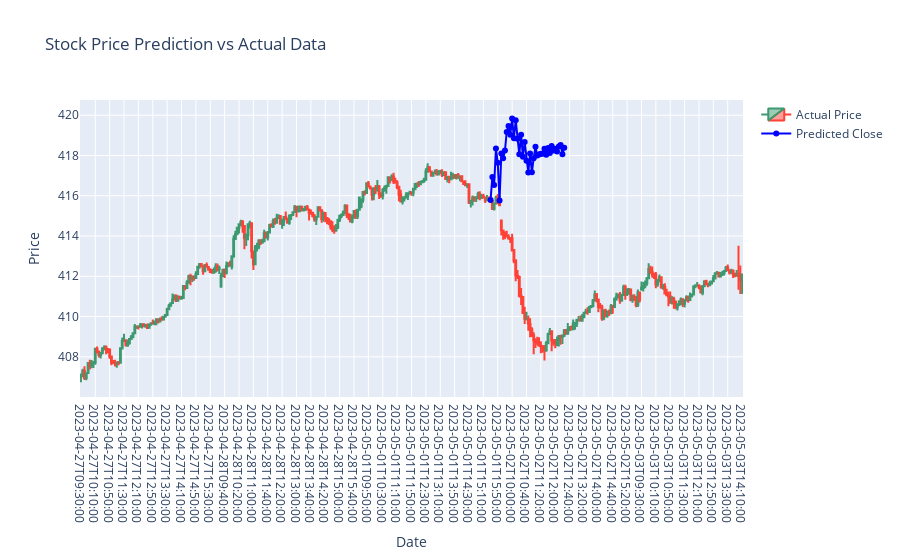

This figure's notebook cell:
### Code cell
fig = go.Figure()

fig.add_trace(go.Candlestick(
    x=actual_data["Date"],
    open=actual_data["Open"],
    high=actual_data["High"],
    low=actual_data["Low"],
    close=actual_data["Close"],
    name="Actual Price"
))

# Overlay the Predicted Close Prices as a Red Line
fig.add_trace(go.Scatter(
    x=actual_next_predicted["Date"],
    y=predicted_stock_price["Close"],
    mode='lines+markers',
    name="Predicted Close",
    line=dict(color='blue', width=2)  # Red line for predictions
))

# Layout Settings
fig.update_layout(
    title="Stock Price Prediction vs Actual Data",
    xaxis_title="Date",
    yaxis_title="Price",
    xaxis_rangeslider_visible=False,
    yaxis=dict(fixedrange=False), 
    xaxis=dict(type='category')
)

# Show the chart
fig.show()

### Figure 1 — Plotly figure (JSON) as saved in the notebook; plotly's stock layout.template omitted (floating-point values rounded to 4 significant figures; data arrays with more than 128 entries replaced by an {"elided": "..."} marker saying what was removed)
{"data": [{"close": {"elided": "369 float values"}, "high": {"elided": "369 float values"}, "low": {"elided": "369 float values"}, "name": "Actual Price", "open": {"elided": "369 float values"}, "type": "candlestick", "x": {"elided": "369 str values"}}, {"line": {"color": "blue", "width": 2}, "mode": "lines+markers", "name": "Predicted Close", "type": "scatter", "x": ["2023-05-01T15:30:00", "2023-05-01T15:35:00", "2023-05-01T15:40:00", "2023-05-01T15:45:00", "2023-05-01T15:50:00", "2023-05-01T15:55:00", "2023-05-02T09:30:00", "2023-05-02T09:35:00", "2023-05-02T09:40:00", "2023-05-02T09:45:00", "2023-05-02T09:50:00", "2023-05-02T09:55:00", "2023-05-02T10:00:00", "2023-05-02T10:05:00", "2023-05-02T10:10:00", "2023-05-02T10:15:00", "2023-05-02T10:20:00", "2023-05-02T10:25:00", "2023-05-02T10:30:00", "2023-05-02T10:35:00", "2023-05-02T10:40:00", "2023-05-02T10:45:00", "2023-05-02T10:50:00", "2023-05-02T10:55:00", "2023-05-02T11:00:00", "2023-05-02T11:05:00", "2023-05-02T11:10:00", "2023-05-02T11:15:00", "2023-05-02T11:20:00", "2023-05-02T11:25:00", "2023-05-02T11:30:00", "2023-05-02T11:35:00", "2023-05-02T11:40:00", "2023-05-02T11:45:00", "2023-05-02T11:50:00", "2023-05-02T11:55:00", "2023-05-02T12:00:00", "2023-05-02T12:05:00", "2023-05-02T12:10:00", "2023-05-02T12:15:00", "2023-05-02T12:20:00", "2023-05-02T12:25:00", "2023-05-02T12:30:00"], "y": [415.8, 416.9, 416.5, 418.4, 417.6, 415.8, 418.1, 417.9, 418.2, 419.2, 419.5, 419.0, 419.8, 418.9, 419.8, 418.8, 418.1, 419.0, 417.9, 418.7, 417.7, 417.2, 418.1, 417.2, 417.9, 418.4, 418.0, 418.0, 418.1, 418.1, 418.3, 418.0, 418.4, 418.1, 418.5, 418.3, 418.3, 418.2, 418.4, 418.5, 418.1, 418.4]}], "layout": {"title": {"text": "Stock Price Prediction vs Actual Data"}, "xaxis": {"rangeslider": {"visible": false}, "title": {"text": "Date"}, "type": "category"}, "yaxis": {"fixedrange": false, "title": {"text": "Price"}}}}
